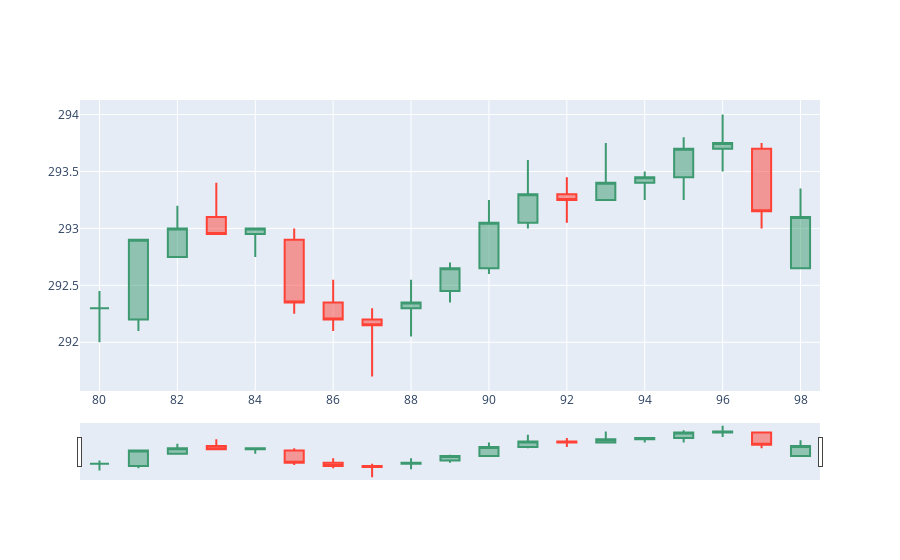

The notebook cell saved with this chart:
### Code cell
candle_graph(data_list[0],"DLF")
